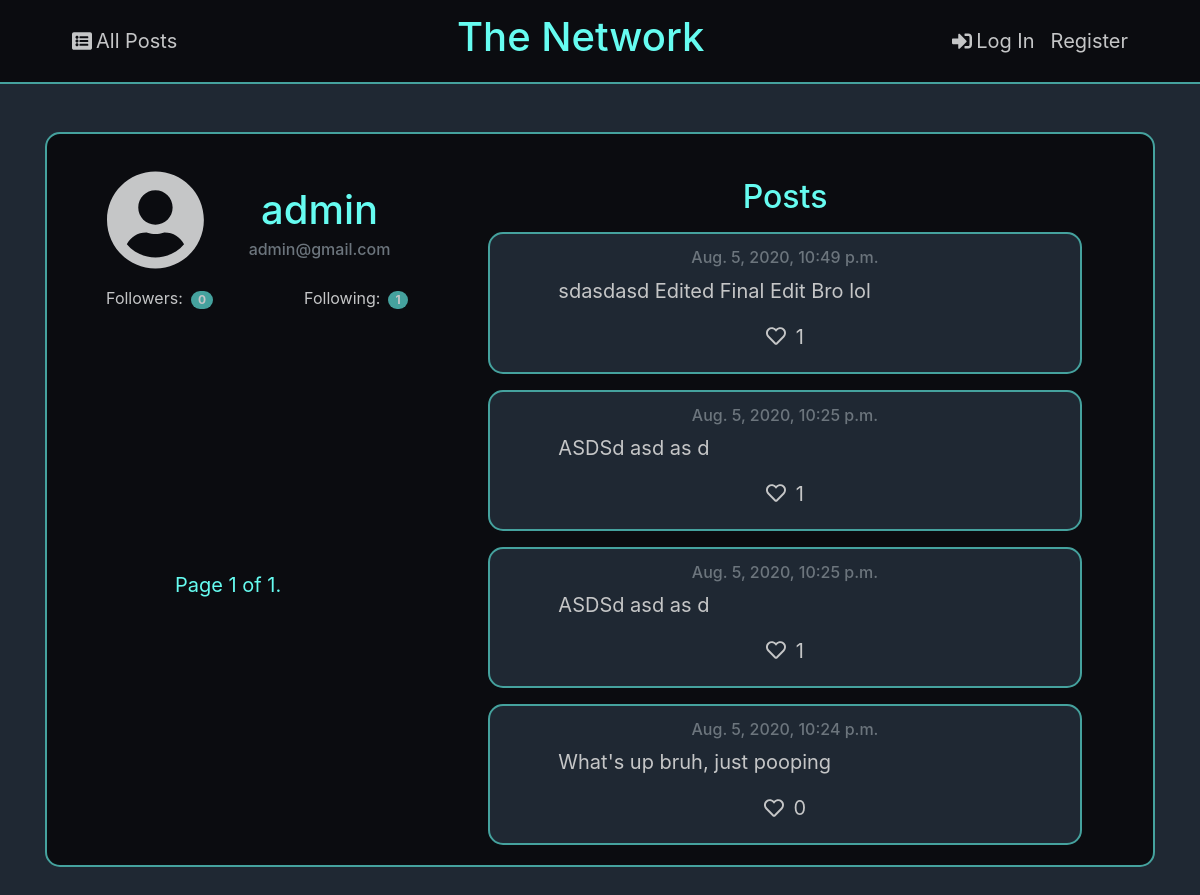
The app's page /users/admin, older data.
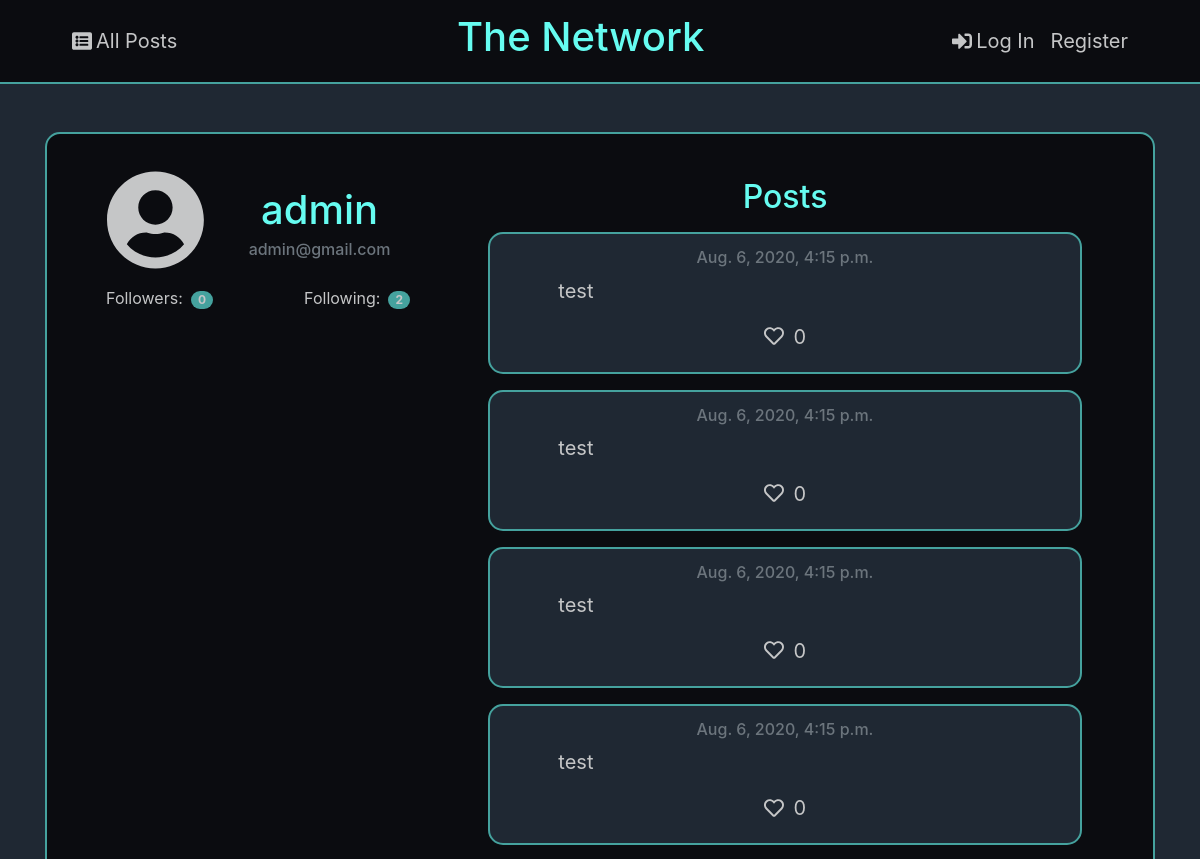
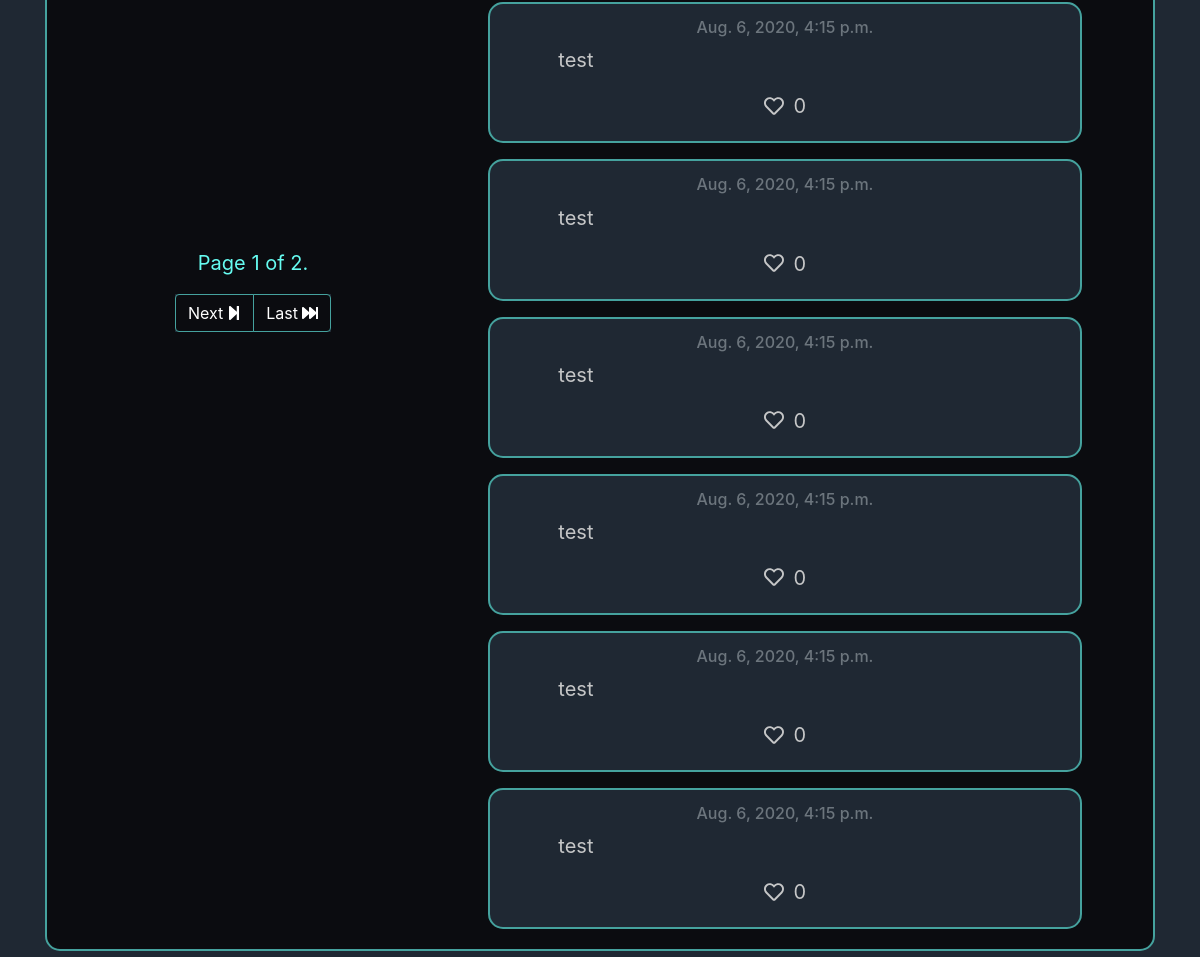
The same page, newer data (2 pictures, top to bottom).
### network/models.py (models this page shows, shortened)
class Post(models.Model):
	content = models.CharField(max_length = 1000)
	date = models.DateTimeField(auto_now_add=True)
	username = models.CharField(max_length = 30)
	likes = models.ManyToManyField(User, blank=True)
	id = models.AutoField(primary_key=True)

### network/views.py (the view)
# urls.py: path("users/<str:username>", views.profile, name="profile"),
def profile(request, username):
    profile = User.objects.get(username=username)
    following = len(profile.following.all())
    followers = get_followers(username)
    posts = Post.objects.filter(username = username).order_by('-date')
    paginator = Paginator(posts, 10)
    page_number = request.GET.get('page')
    page_obj = paginator.get_page(page_number)
    return render(request, "network/profile.html", {"username": username, "followers": followers,
        "following": following, "profile": profile, "page_obj":page_obj})

### network/views.py (called while the page is built)
def get_followers(username):
    followers = []
    user_to_check = User.objects.get(username=username)
    for user in User.objects.all():
        if user_to_check in user.following.all():
            followers.append(user)
    return followers

### network/templates/network/profile.html (shortened to what this page needs)
{% extends "network/layout.html" %}
{% block body %}
	<div class="card profile-border background-color neutral-color" style="min-height:60vh">
		<div class="card-body">
		  	<div class="row">
		  		<div class="mx-4 mt-3 col-4">
		  			<div class="row">
		  				<div class="col-4 d-flex align-content-center">
		  					<i class="ml-3 text-center fas fa-user-circle" style="font-size:100px"></i>
		  				</div>
		  				<div class="col-8 mt-3">
							<h1 class="card-title text-center light-accent">{{ profile.username }}</h1>
							<h6 class="card-subtitle text-center mb-2 text-muted">{{ profile.email }}</h6>
		  				</div>
		  			</div>
					<div class="row mt-3">
						<div class="col-5 text-right ">Followers:<span class="ml-2 badge badge-pill dark-accent"> {{ followers|length }}</span></div>
						<div class="col-2"></div>
						<div class="col-5 text-left">Following:<span class="ml-2 badge badge-pill dark-accent"> {{ following }}</span></div>
					</div>
					{% if page_obj %}
						<nav class="fixed-scroll light-accent mt-5 text-center" aria-label="Page navigation example">
							<p class="" style="font-size: 20px">
						        Page {{ page_obj.number }} of {{ page_obj.paginator.num_pages }}.
						    </p>
							<ul class="d-flex justify-content-center pagination">
								{% if page_obj.has_next %}
									<li class="follow-button page-item">
										<a class="page-link pagination-button" href="?page={{ page_obj.next_page_number }}">Next<i class="ml-1 fas fa-step-forward"></i></a>
									</li>
									<li class="follow-button page-item">
										<a class="page-link pagination-button" href="?page={{ page_obj.paginator.num_pages }}">Last<i class="fas fa-fast-forward ml-1"></i></a>
									</li>
								{% endif %}
							</ul>
						</nav>
					{% endif %}
				</div>
				<div class="col-7 mt-4">
					<h2 class="card-title text-center light-accent">Posts</h2>
					{% for post in page_obj %}
				    	<div class="mt-3 mx-2 px-5 card profile-border alt-background-color neutral-color">
							<div style="font-size: 20px" class="card-body">
								<h6 class="mb-2 card-subtitle text-center text-muted"> {{post.date}} </h6>
								<div class="content-box">
									<p> {{post.content}} </p>
								</div>
								<div class="mt-2 text-center">
									{% if user.is_authenticated %}
										{% if user in post.likes.all %}
											<a onclick="profile_unlike(this, 'profile')"><i class="light-accent fas fa-heart mr-1"></i></a>
										{% else %}
											<a onclick="profile_like(this, 'profile')"><i class="neutral-link far fa-heart mr-1"></i></a>
										{% endif %}
									{% else %}
										<a onclick="login_message(this)"><i class="neutral-link far fa-heart mr-1"></i></a>
									{% endif %}
									<span> {{post.likes.count}} </span>
								</div>
							</div>
						</div>
				    {% empty %}
				    	<h3 class="text-center light-accent"> There are currently no posts by {{username}}. </h3>
				    {% endfor %}
				</div>
			</div>
		</div>
	</div>
{% endblock %}

Row changes from the older to the newer data that the page shows:
no longer on this page (row unchanged): Post: date "Aug. 5, 2020, 10:49 p.m.", content "sdasdasd Edited Final Edit Bro lol", likes.count "1"
no longer on this page (row unchanged): Post: date "Aug. 5, 2020, 10:25 p.m.", content "ASDSd asd as d", likes.count "1"
no longer on this page (row unchanged): Post: date "Aug. 5, 2020, 10:25 p.m.", content "ASDSd asd as d", likes.count "1"
no longer on this page (row unchanged): Post: date "Aug. 5, 2020, 10:24 p.m.", content "What's up bruh, just pooping", likes.count "0"
added Post: date "Aug. 6, 2020, 4:15 p.m.", content "test", likes.count "0"
added Post: date "Aug. 6, 2020, 4:15 p.m.", content "test", likes.count "0"
added Post: date "Aug. 6, 2020, 4:15 p.m.", content "test", likes.count "0"
added Post: date "Aug. 6, 2020, 4:15 p.m.", content "test", likes.count "0"
added Post: date "Aug. 6, 2020, 4:15 p.m.", content "test", likes.count "0"
added Post: date "Aug. 6, 2020, 4:15 p.m.", content "test", likes.count "0"
added Post: date "Aug. 6, 2020, 4:15 p.m.", content "test", likes.count "0"
added Post: date "Aug. 6, 2020, 4:15 p.m.", content "test", likes.count "0"
added Post: date "Aug. 6, 2020, 4:15 p.m.", content "test", likes.count "0"
added Post: date "Aug. 6, 2020, 4:15 p.m.", content "test", likes.count "0"
Text that changed along with them:
{{ following }}: "1" → "2"
{{ page_obj.paginator.num_pages }}: "1" → "2"
text now shown: "Next Last"
